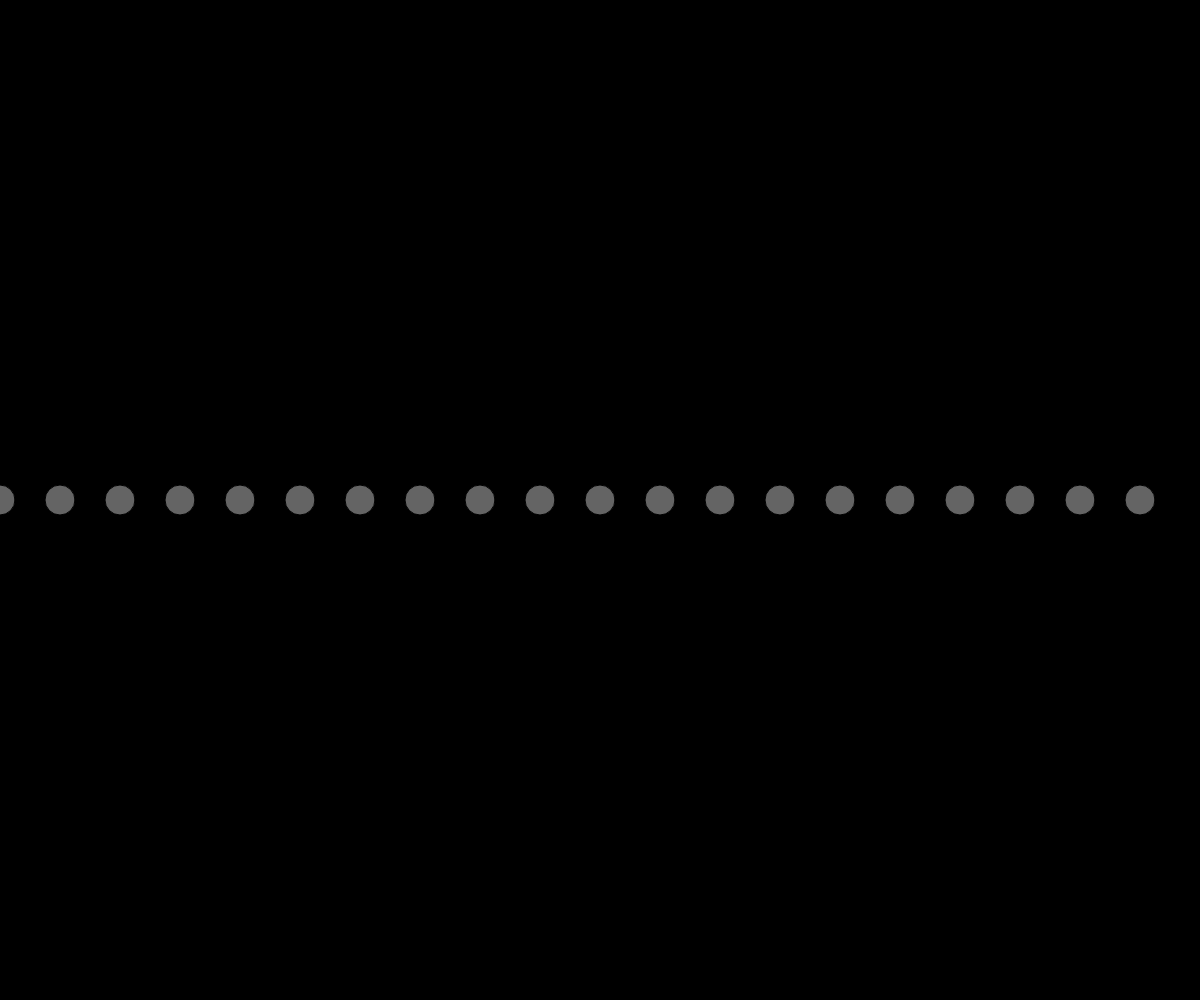
Frame 1 (no input)
Frame 60 (no input): identical to frame 1, image omitted
Frame 120 (the mouse pressed at the canvas centre since frame 60): identical to frame 1, image omitted

The p5.js sketch that drew this single still picture (run headless with seeded random() and noise() and a simulated clock; from frame 60 on, the mouse is pressed at the canvas centre):

// p5.js sketch
// ── sketch.js
//var circleX;global valuable

function setup(){
  createCanvas(window.innerWidth, window.innerHeight);
}

function draw(){
  background(0);
  fill(255, 100);

  for(var circleX = 0; circleX < width; circleX = circleX + 60){
      ellipse(circleX, height/2, 30, 30);
  }
}
